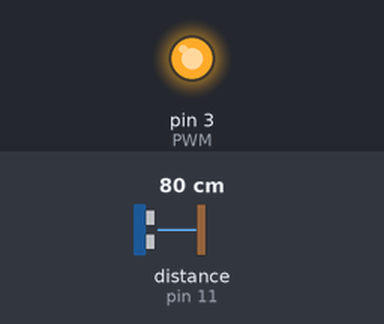
A sketch run on a simulated Arduino Uno, built with avr-gcc and run on an emulated ATmega328P. Shown: output pins drawn as LEDs (lit = HIGH). Wiring (inferred from the names in the program): ultrasonic range finder: trigger pin 10; echo pin 11. The inputs (shaded band) are chosen by the test bench; at power-on: distance to the obstacle (sensor on pin 11) 80 cm. The echo pulse lasts 58.3 µs per cm; pins used as bus, display or sensor lines are not drawn; what the sketch prints to the serial monitor is not drawn.

Above: at 0.1 s.
Timing chart, 0 to 1.6 s (numbered marks = the images above):
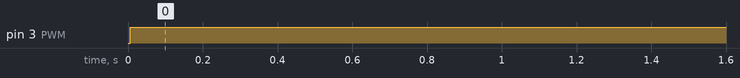

Measured:
- by itself, pin 3 (PWM): LOW → HIGH at 0.01 s

The sketch:

regulatorP.ino
```cpp
#define echo 11
#define trig 10
#define tyl 5
#define przod 4
#define PWM 3
float zadana, odleglosc, czas, kp, uchyb, regulator;


void setup() {

Serial.begin(9600);
pinMode(trig, OUTPUT);
pinMode(echo, INPUT);
pinMode(PWM, OUTPUT);
digitalWrite(tyl, LOW);
digitalWrite(przod, LOW);

zadana = 6.0;                          //ustawienie zadanej wartości
kp = 8.5;
}

void loop() {

 digitalWrite(trig, HIGH);
 delayMicroseconds(10);
 digitalWrite(trig, LOW);

 czas = pulseIn(echo, HIGH);
 odleglosc = czas/58;                     //obliczenie odległości od czujnika w cm
 Serial.println(odleglosc );              //wyświetlenie odległości od czujnika

uchyb = zadana - odleglosc;               //obliczenie uchybu
regulator = kp * uchyb;                   //wzor na regulagtor P


if(uchyb==0)
{
  digitalWrite(przod, LOW);
  digitalWrite(tyl, LOW);
}

else if(uchyb>=0)
{

  digitalWrite(przod, LOW);
  digitalWrite(tyl, HIGH);
}

else
{

  digitalWrite(przod, HIGH);
  digitalWrite(tyl, LOW);
}


if(abs(regulator)<255)
{
  digitalWrite(PWM, abs(regulator));
}

else
{
  digitalWrite(PWM, 255);
}
}
```
